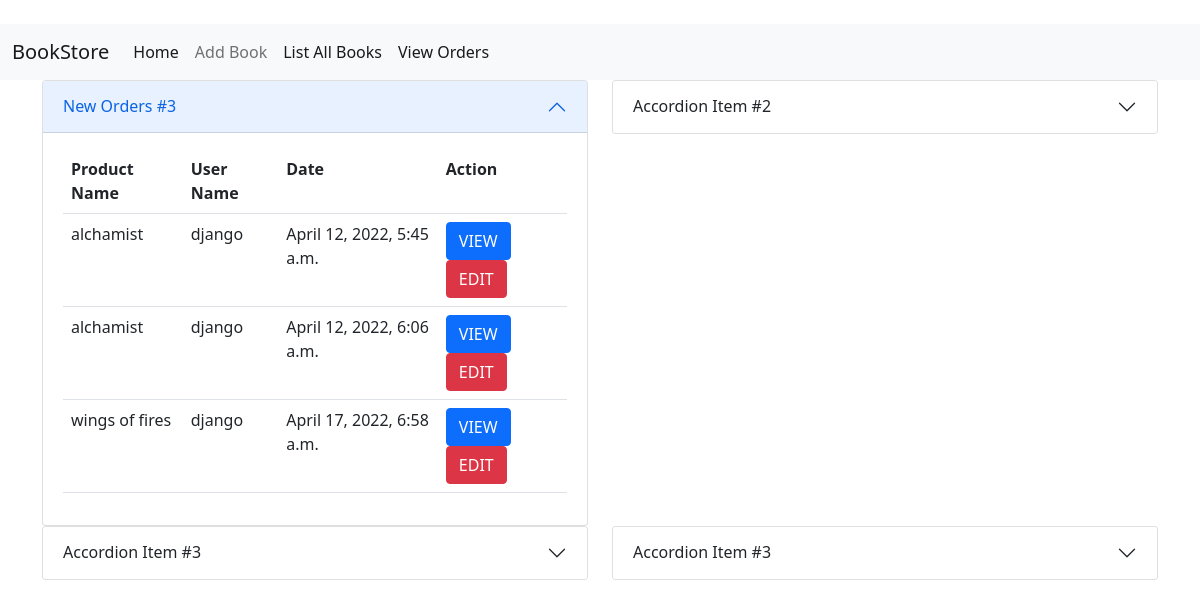
The app's page /owner/dashboard (signed in) with its own data.
### customer/models.py (models this page shows)
class Orders(models.Model):
    product=models.ForeignKey(Books,on_delete=models.CASCADE)
    user=models.ForeignKey(User,on_delete=models.CASCADE)
    address=models.CharField(max_length=123)
    date=models.DateTimeField(auto_now_add=True,null=True)
    edate=datetime.today()+timedelta(days=5)
    expected_delivary_date=models.DateTimeField(default=edate,null=True)
    options=(
        ("orderplaced","orderplaced"),
        ("dispatched","dispatched"),
        ("in_transit","in_transit"),
        ("delivered","delivered"),
        ("order_cancelled","order_cancelled")
    )
    status=models.CharField(max_length=20,choices=options,default="orderplaced")

### bookadd/models.py (models this page shows, shortened)
class Books(models.Model):
    book_name=models.CharField(max_length=120,unique=True)
    author=models.CharField(max_length=120)
    amount=models.PositiveBigIntegerField()
    copies=models.PositiveBigIntegerField()
    image=models.ImageField(upload_to="images",null=True)

### bookadd/views.py (the view)
# urls.py: path("owner/dashboard",views.DashBoardView.as_view(),name="dashboard"),
class DashBoardView(TemplateView):
    template_name = "dashboard.html"
    def get(self,request,*args,**kwargs):
        new_orders=Orders.objects.filter(status="orderplaced")
        return render(request,self.template_name,{"new_orders":new_orders})

### bookadd/templates/dashboard.html (shortened to what this page needs)
{%extends 'base.html'%}
{%block body_block%}
<div class="row">
    <div class="col-6">
        <div class="accordion-item">
            <h2 class="accordion-header" id="headingOne">
                <button class="accordion-button" type="button" data-bs-toggle="collapse" data-bs-target="#collapseOne"
                        aria-expanded="true" aria-controls="collapseOne">
                    New Orders #{{new_orders|length}}
                </button>
            </h2>
            <div id="collapseOne" class="accordion-collapse collapse show" aria-labelledby="headingOne"
                 data-bs-parent="#accordionExample">
                <div class="accordion-body">
                    <table class="table">
                        <tr>
                            <th>Product Name</th>
                            <th>User Name</th>
                            <th>Date</th>
                            <th>Action</th>
                        </tr>
                        {%for order in new_orders%}
                        <tr>
                            <td>{{order.product.book_name}}</td>
                            <td>{{request.user}}</td>
                            <td>{{order.date}}</td>
                            <td>
                                <a href="{%url 'orderdetail' order.id%}"class="btn btn-primary">VIEW</a>
                                <a href="{%url 'updateorder' order.id%}" class="btn btn-danger">EDIT</a>
                            </td>
                        </tr>
                        {%endfor%}
                    </table>
                </div>
            </div>
        </div>
    </div>
    <div class="col-6">
        <div class="accordion-item">
            <h2 class="accordion-header" id="headingTwo">
                <button class="accordion-button collapsed" type="button" data-bs-toggle="collapse"
                        data-bs-target="#collapseTwo" aria-expanded="false" aria-controls="collapseTwo">
                    Accordion Item #2
                </button>
            </h2>
        </div>
    </div>
</div>
<div class="row">
    <div class="col-6">
        <div class="accordion-item">
            <h2 class="accordion-header" id="headingThree">
                <button class="accordion-button collapsed" type="button" data-bs-toggle="collapse"
                        data-bs-target="#collapseThree" aria-expanded="false" aria-controls="collapseThree">
                    Accordion Item #3
                </button>
            </h2>
        </div>
    </div>
    <div class="col-6">
        <div class="accordion-item">
            <h2 class="accordion-header" id="headingFour">
                <button class="accordion-button collapsed" type="button" data-bs-toggle="collapse"
                        data-bs-target="#collapseFour" aria-expanded="false" aria-controls="collapseFour">
                    Accordion Item #3
                </button>
            </h2>
        </div>
    </div>
</div>
{%endblock%}

### records on screen
Orders: product.book_name "alchamist", date "April 12, 2022, 5:45 a.m."
Orders: product.book_name "alchamist", date "April 12, 2022, 6:06 a.m."
Orders: product.book_name "wings of fires", date "April 17, 2022, 6:58 a.m."

### other values on screen
{{ new_orders|length }} "3"
{{ request.user }} "django"
